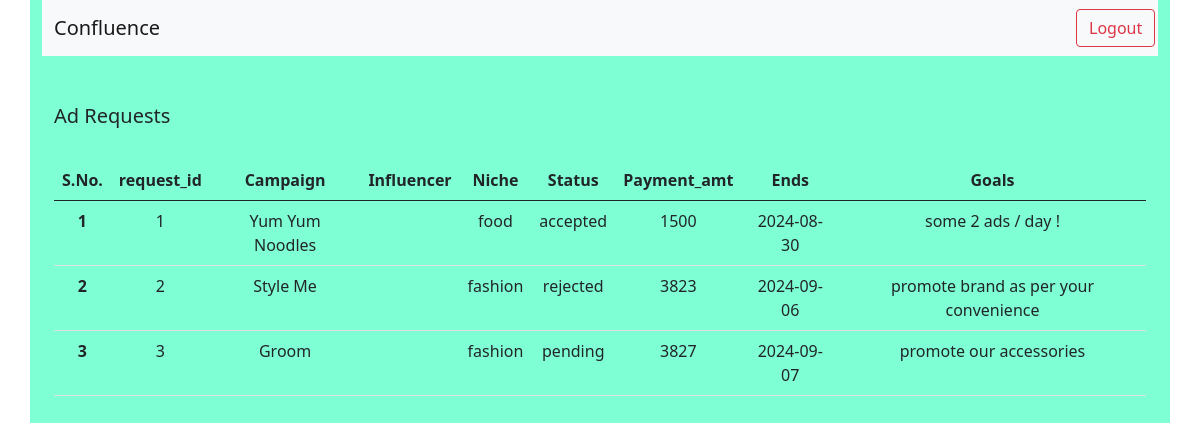
The app's page /admin/ad_requests, older data.
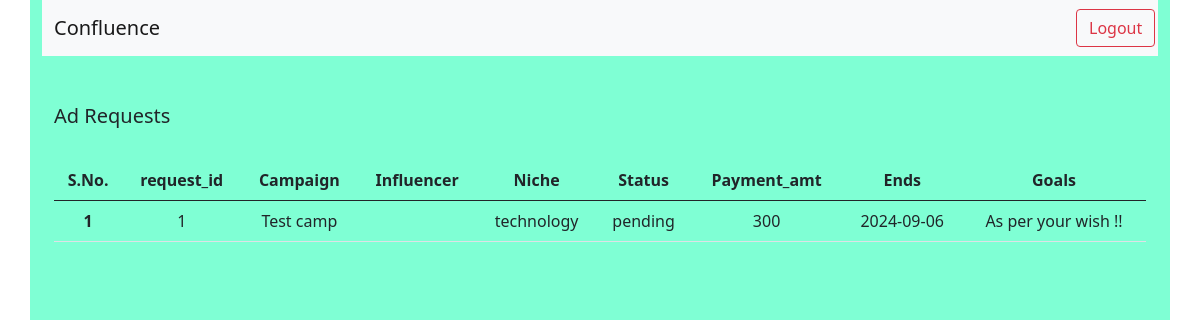
The same page, newer data.
### application/models.py (models this page shows)
class AdRequest(db.Model):
    __tablename__ = 'ad_request'
    request_id = db.Column(db.Integer, primary_key = True)
    campaign_id = db.Column(db.Integer, db.ForeignKey('campaign.camp_id'), nullable=False)
    sponsor_id = db.Column(db.Integer, db.ForeignKey('sponsor.id'), nullable=False)
    niche = db.Column(db.String, nullable = False)
    requirements = db.Column(db.String, nullable = False)
    payment_amt = db.Column(db.String, default = 1000)
    status = db.Column(db.String, default = "pending")
    end_date = db.Column(db.String, nullable = False)
    request_type = db.Column(db.String, nullable = False)
    is_accepted = db.Column(db.Boolean,  default =  False)
    campaign = db.relationship('Campaign', backref='ad_requests')
    sponsor = db.relationship('Sponsor', backref='ad_requests')  # pseudo

class Campaign(db.Model):
    __tablename__ = 'campaign'
    camp_id = db.Column(db.Integer, primary_key = True)
    camp_name = db.Column(db.String, nullable = False)
    sponsor_id = db.Column(db.Integer, db.ForeignKey('sponsor.id'))
    category = db.Column(db.String, nullable = False)
    search_category =db.Column(db.String, nullable = False) # for influencer to search relevant campaigns
    s_date = db.Column(db.String, nullable = False)
    e_date = db.Column(db.String, nullable = False)
    budget = db.Column(db.Integer, nullable = False)
    visibility = db.Column(db.String, default = 'public')
    description = db.Column(db.String)
    is_completed = db.Column(db.Boolean,  default =  False)
    is_flagged = db.Column(db.Boolean, default = False)
    sponsor = db.relationship('Sponsor', backref='campaign') #pseudo col

### application/controllers.py (the view)
@app.route('/admin/ad_requests')
def fetch_ad_info():
    ad_info = AdRequest.query.all()
    return render_template ('ad_request_stats.html', ads = ad_info)

### templates/ad_request_stats.html (shortened to what this page needs)
<!DOCTYPE html>
<html lang="en">
<head>
    <link rel="stylesheet" href="../static/dashboard.css">
    <link href="https://cdn.jsdelivr.net/npm/bootstrap@5.0.2/dist/css/bootstrap.min.css" rel="stylesheet">
</head>
<body>
    <div class="container" style="background-color: aquamarine; min-height: 100vh;">
            <nav class="navbar navbar-expand-lg navbar-light bg-light">
                <div class="container-fluid">
                  <a class="navbar-brand" href="#">Confluence</a>
                  <div class="collapse navbar-collapse" id="navbarSupportedContent">
                    <form class="d-flex" style="margin-left: 900px;">
                      <button class="btn btn-outline-danger" type="button" onclick="location.href='/'">Logout</button>
                  </form>
                  </div>
                </div>
              </nav>
              <br>
              <div class="container mt-4">
                <h5>Ad Requests </h5><br>
                {% if ads|length == 0 %}
                <p> No ad requests right now</p>
                {% else %}
                <table class="table" style="text-align: center;">
                  <thead>
                    <tr>
                      <th scope="col">S.No.</th>
                      <th scope="col">request_id</th>
                      <th scope="col">Campaign</th>
                      <th scope="col">Influencer</th>
                      <th scope="col">Niche</th>
                       <th scope="col">Status</th>
                       <th scope="col">Payment_amt</th>
                       <th scope="col">Ends</th>
                       <th scope="col">Goals</th>
                    </tr>
                  </thead>
                  <tbody>
                    {% for req in ads %}
                    <tr>
                      <th scope="row">{{loop.index}}</th>
                      <td>{{req.request_id}}</td>
                      <td>{{req.campaign.camp_name}}</td>
                      <td>{{req.influencer.full_name}}</td>
                      <td>{{req.niche}}</td>
                      <td>{{req.status}}</td>
                      <td>{{req.payment_amt}}</td>
                      <td>{{req.end_date}}</td>
                      <td>{{req.requirements}}</td>
                    </tr>
                    {% endfor %}
                  </tbody>
                </table>
                {% endif %}
            </div>
    </div>
</body>
</html>

Row changes from the older to the newer data that the page shows:
removed AdRequest: request_id "2", campaign.camp_name "Style Me", niche "fashion", status "rejected", payment_amt "3823", end_date "2024-09-06", requirements "promote brand as per your convenience"
removed AdRequest: request_id "3", campaign.camp_name "Groom", niche "fashion", status "pending", payment_amt "3827", end_date "2024-09-07", requirements "promote our accessories"
changed AdRequest id 1: campaign.camp_name "Yum Yum Noodles" → "Test camp"; niche "food" → "technology"; status "accepted" → "pending"; payment_amt "1500" → "300"; end_date "2024-08-30" → "2024-09-06"; requirements "some 2 ads / day !" → "As per your wish !!"
